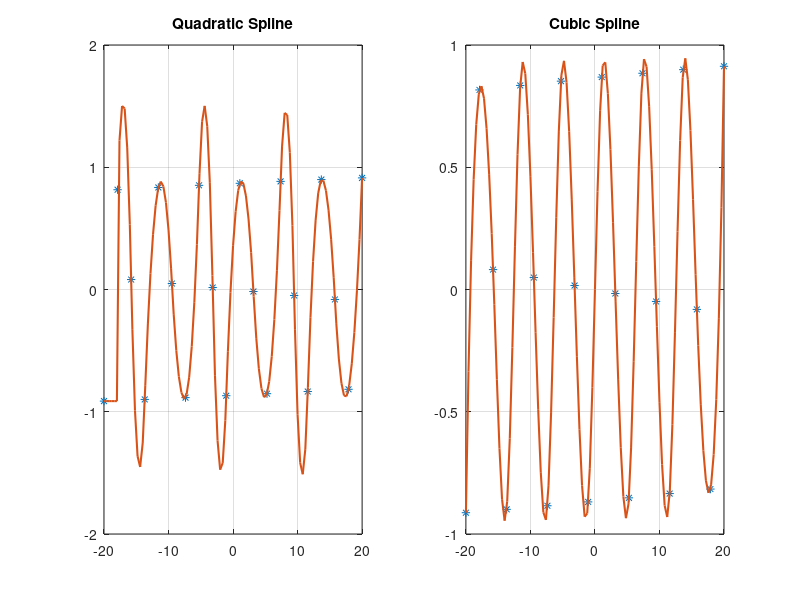

Recreate this plot in MATLAB.
%% Question 5
%% Quadratic Spline 

clear;
% Define Function to generate data points
F = @(x) sin(x);

% Define upper and lower bound of X range, a and b, and number of data points n
a = -20;
b = 20;
n = 20;
% Distance between consecutive data points
h = (b - a) / (n - 1);
X = linspace(a, b, n)';

% Add random noise
rand_vector = 2*rand(n, 1) - 1;
% Vector of values of function F with noise
Y = F(X); %+ 0.1*rand_vector;

% Parameters of the polynomials
A = zeros(n, 1);
B = zeros(n, 1);
C = zeros(n, 1);

% Ci = Yi
C = Y;

% Finding values of Ai's and Bi's 
for i = 2:n-1
        if i == 1
                B(1) = (Y(2) - Y(1)) / h;
        else
                B(i) = 2 * (Y(i) - Y(i-1)) / h - B(i-1);
        end
        A(i) = (Y(i+1) - Y(i)) / (h^2) - B(i) / h;
end

% Generate more points for interpolating polynomial
m = n*5 + 1;
T = linspace(a, b, m);
W = zeros(m, 1);

% Interpolate
for i = 1:m-1
        s = 1 + fix((T(i) - a) / h);

        W(i) = A(s)*(T(i) - X(s))^2 + B(s)*(T(i) - X(s)) + C(s);
end
W(m) = Y(n);

% Compare with Cubic Spline for comparison
Cubic_sp = spline(X, Y, T);

% Plot
subplot(1, 2, 1);
plot(X, Y, '*');
hold on;
plot(T, W, 'linewidth', 1.5);
title("Quadratic Spline");
grid on;
hold off;

subplot(1, 2, 2);
plot(X, Y, '*');
hold on;
plot(T, Cubic_sp, 'linewidth', 1.5);
title("Cubic Spline");
grid on;
hold off;
        




